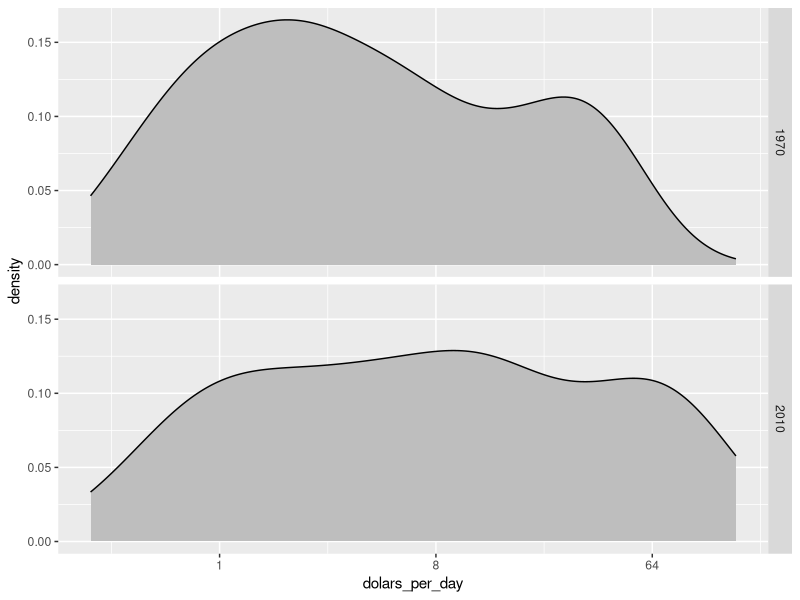
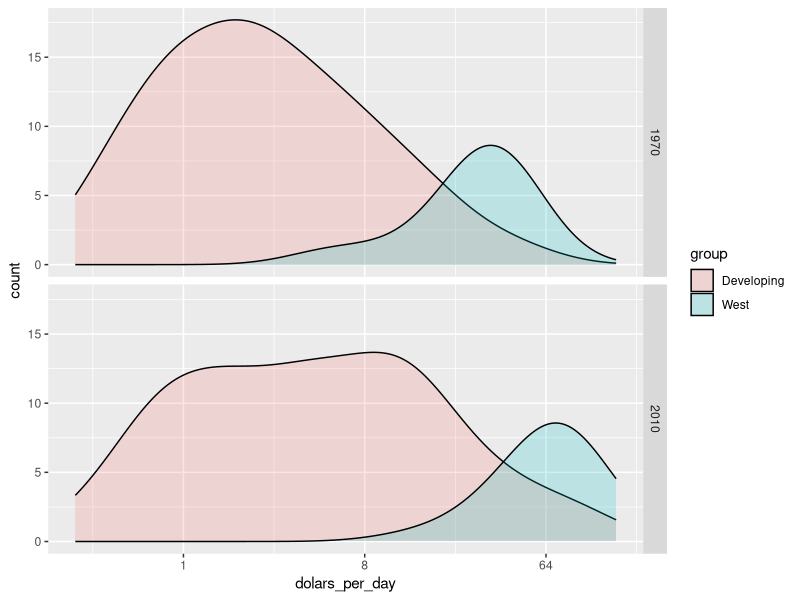
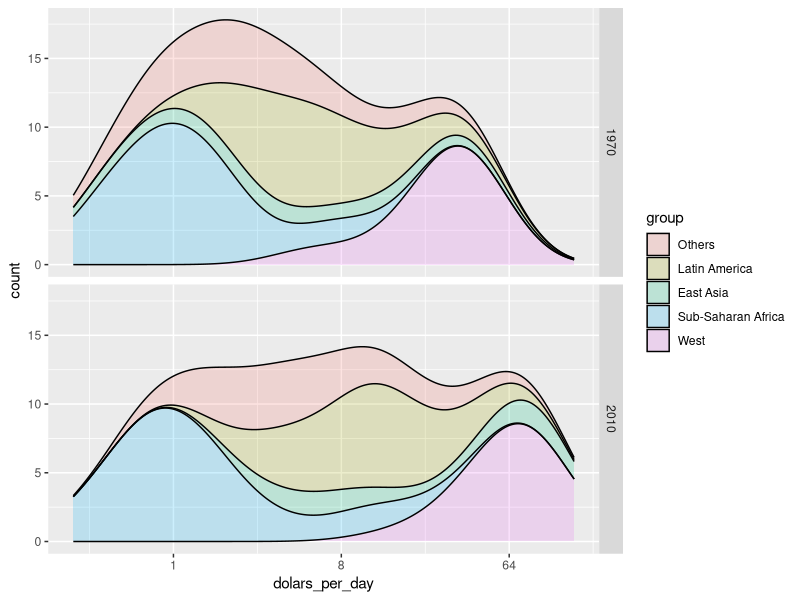
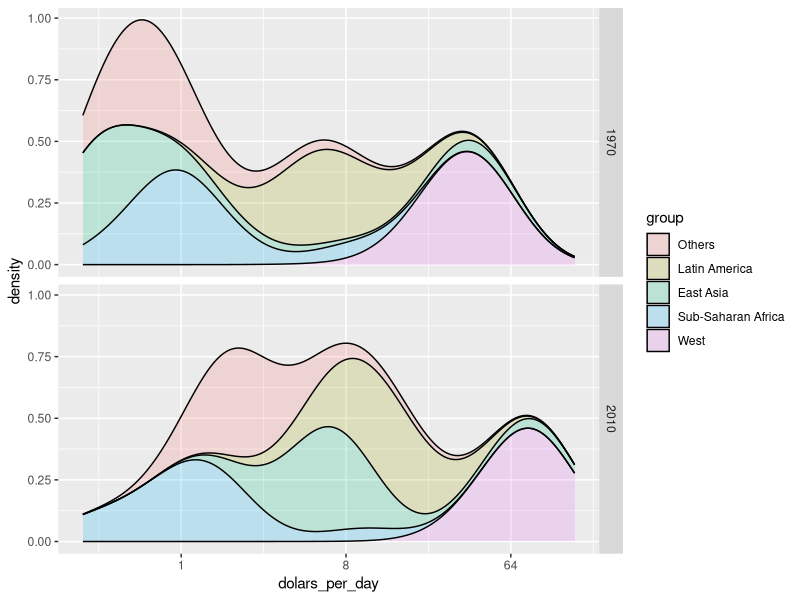

Generate these figures, in order, with R:
library(dslabs)
library(tidyverse)
data("gapminder")

# We have used data exploration to discover that the income gap between rich and poor countries.
# We use a series of histograms and box plots to see this.
# Here, we suggest a succinct way to convey this message with just one plot.
# We will use smooth density plots.
west <- c("Western Europe", "Northern Europe", "Southern Europe",
          "Northern America", "Australia and New Zealand")

gapminder <- gapminder %>% mutate( dolars_per_day =  gdp / population  / 365 )
country_1970 <- gapminder %>% filter( year == 1970 & !is.na( dolars_per_day ) ) %>% .$country
country_2010 <- gapminder %>% filter( year == 2010 & !is.na( dolars_per_day ) ) %>% .$country
countries <- intersect( country_1970, country_2010 )
years <- c(1970, 2010)

# show how many developing countries and west country had in region.
# variable density on y-axis.
gapminder %>% filter( year %in% years & country %in% countries ) %>%
  ggplot( aes(dolars_per_day ) ) + geom_density( fill = "grey") + scale_x_continuous( trans = "log2") + 
  facet_grid( year~. )

# variable count on y-axis.
# A third mode appears consisting of the countries that most closed the gap.
gapminder %>% filter( year %in% years & country %in% countries ) %>%
  mutate( group = ifelse( region %in% west ,"West", "Developing") ) %>% 
  ggplot( aes(dolars_per_day, y = ..count.., fill = group ) ) + 
  scale_x_continuous( trans = "log2" ) + 
  # bw there was a lot of unsmoothness, we can change the bw argument.
  geom_density( alpha = 0.2, bw = 0.75 ) + 
  facet_grid( year~. )


# what many of the countries that most improved were from Asia.
# We can easily alter the plot to show key regions separately.
# To do this, we introduced a new function called case_when.
# Add group as a factor, grouping regions.
p1 <- gapminder %>%
  mutate( group = case_when(
    .$region %in% west ~ "West",
    .$region %in% c("Eastern Asia", "South-Eastern Asia") ~ "East Asia",
    .$region %in% c("Caribbean", "Central America", "South America") ~ "Latin America",
    .$continent == "Africa" & .$region != "Northern Africa" ~ "Sub-Saharan Africa",
    TRUE ~ "Others") ) %>%
  mutate( group = factor( group, levels = c("Others", "Latin America", "East Asia", 
                                            "Sub-Saharan Africa", "West") ) ) 

p2<- p1 %>% 
  filter( year %in% years & country %in% countries ) %>%
  ggplot( aes(dolars_per_day, y = ..count.., fill = group ) ) +
  scale_x_continuous(trans = "log2") + 
  geom_density(alpha = 0.2, bw = 0.75, position = "stack") +
  facet_grid(year ~ .)
p2

# As a final point, we note that these distributions
# weigh every country the same
p3 <- p1 %>% filter( year %in% years & country %in% countries ) %>%
  group_by( year ) %>% 
  mutate( weight = population / sum(population*2) ) %>%
  ungroup() %>%
  ggplot( aes(dolars_per_day, fill = group, weight = weight ) ) +
  scale_x_continuous( trans = "log2" ) + 
  geom_density( alpha = 0.2, bw = 0.75, position = "stack" ) +
  facet_grid( year ~ .)
p3
